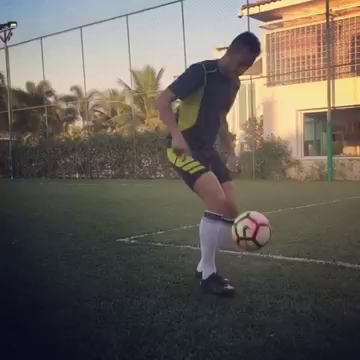
#> input picture frame 180 of Mixels/Q1/VID.mp4, 360 x 360 px
$ python ball.py   (older library calls are emulated)
#> lines starting #> are read from the running program, lines starting #| are printed output that depends on the picture
import numpy as np
import cv2

# cv2.namedWindow('Neymar Juggling Ball In The Morning During Workout',cv2.WINDOW_NORMAL)
cap = cv2.VideoCapture("VID.mp4")

count1=0
count2=0

while(1):
    ret, frame = cap.read()
#> frame is the input picture: shape (360, 360, 3); mean B, G, R 88.1, 95.4, 102.2
    cv2.imshow('frame',frame)

    img = cv2.cvtColor(frame, cv2.COLOR_BGR2GRAY)
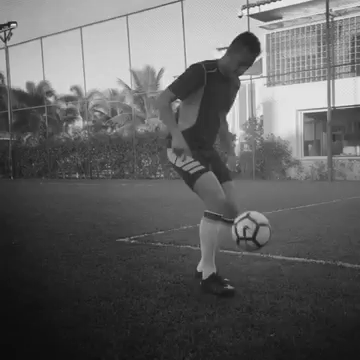
#> img: shape (360, 360); min 12, max 242, mean 96.6

    count1=count1+1
    if(count1==100) :
        img1=img
    if(count1==120) :
        count2=count2+1
        img2=img
        break

    k = cv2.waitKey(30) & 0xff
#> (key Esc is pressed here)
    if k == 27:
        break


#> (the run stopped early here; a loop or call above may not have finished)

$ run again, starting later in the video
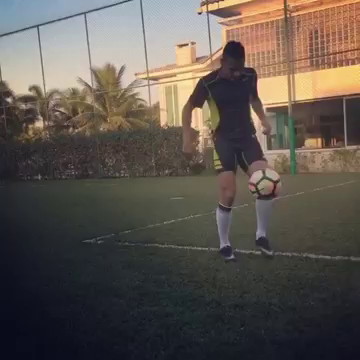
#> input picture frame 810 of Mixels/Q1/VID.mp4, 360 x 360 px
#> frame is the input picture: shape (360, 360, 3); mean B, G, R 78.7, 85.5, 93.3
#> `img = cv2.cvtColor(frame, cv2.COLOR_BGR2GRAY)`:
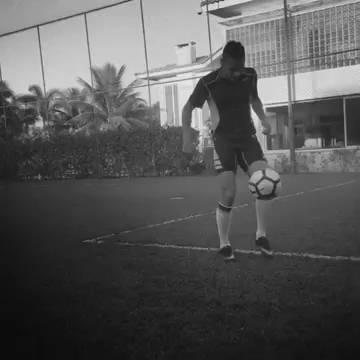
#> img: shape (360, 360); min 11, max 239, mean 87

$ run again, starting later in the video
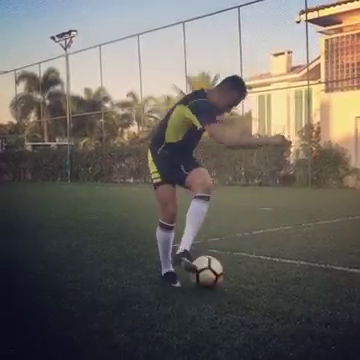
#> input picture frame 1440 of Mixels/Q1/VID.mp4, 360 x 360 px
#> frame is the input picture: shape (360, 360, 3); mean B, G, R 95.8, 101.9, 106.8
#> `img = cv2.cvtColor(frame, cv2.COLOR_BGR2GRAY)`:
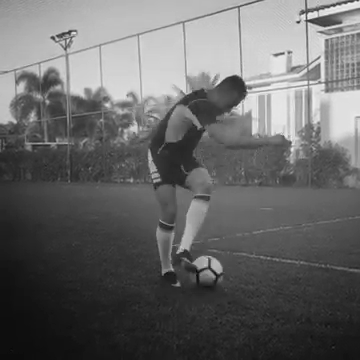
#> img: shape (360, 360); min 7, max 240, mean 102.6
